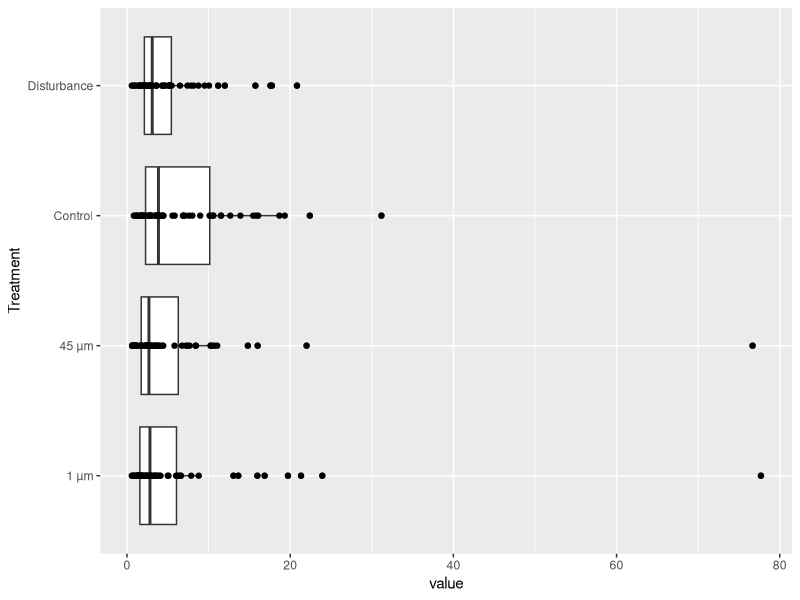
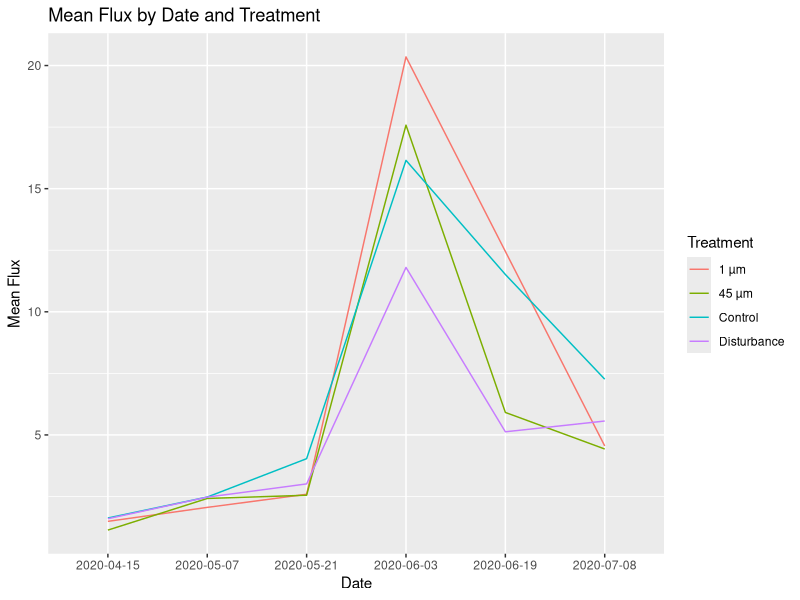

Write the R code that produced these figures, in order.
#requiredlibraries
library(tidyr)
library(dplyr)
library(ggplot2)

#read in files and rename
fluxes = readr::read_csv("fluxes.csv")
collar_map = readr::read_csv("collar_map.csv")

#reshape/cleanup data
fluxesTidy = 
  (fluxes %>% 
    gather(date, value, 2:7))
#LI8100A is empty so remove it
collarMapTidy = 
  collar_map %>% select(-LI8100A_Port, -Group, -Plot)
      
#joining metadata and column cleanup and remove "N/A"
#also pull out collars that get filtered out
  collarInfoPreFilter = 
  collarMapTidy %>% left_join(fluxesTidy, "Collar")

collarsNotIncluded = collarInfoPreFilter %>% filter(is.na(value)) %>% select(-value)

collarInfo = collarInfoPreFilter  %>%
  filter(!is.na(value))

#print dataset summary by treatment
collarInfo %>% group_by(Treatment) %>% summarize(mean(value), sd(value), n()) 
print(collarInfo)

#boxplot by treatment with dots
collarInfo %>% ggplot(aes(value, Treatment)) + geom_boxplot() + geom_jitter(height = 0)#15 boxplots seems like a lot

#line graph of mean fluxes by treatment and date by error bars
#mean and s.d. by date/treatment (similar to printing info by treatment)
meansByBoth = collarInfo %>% group_by(date, Treatment) %>% summarize(means = mean(value))
StDevByBoth = collarInfo %>% group_by(date, Treatment) %>% summarize(stDevds = sd(value))

lineMeanBothGraph = meansByBoth %>% ggplot(aes(date, means, group = Treatment, color = Treatment)) + geom_line() + ggtitle("Mean Flux by Date and Treatment") + xlab("Date") + ylab("Mean Flux")
lineMeanBothGraph

#print the information on collars not included (later to be included in report)
print(collarInfo)